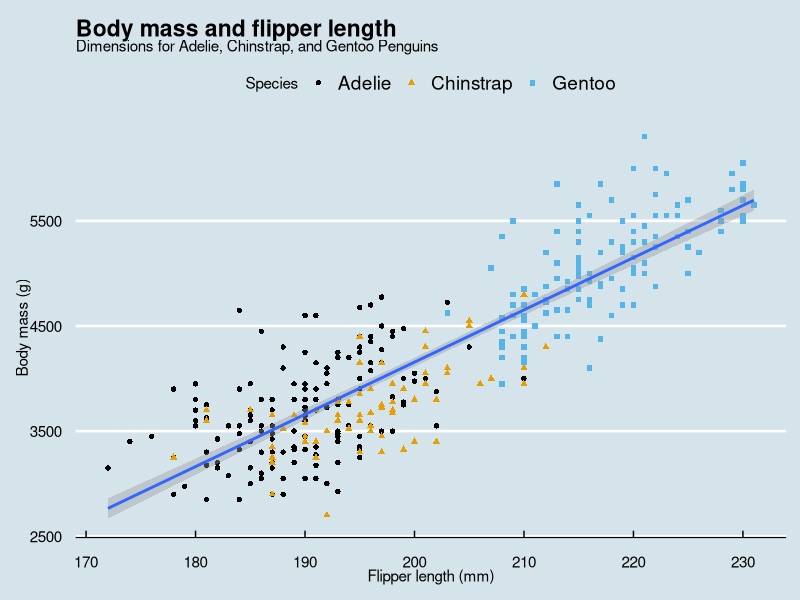
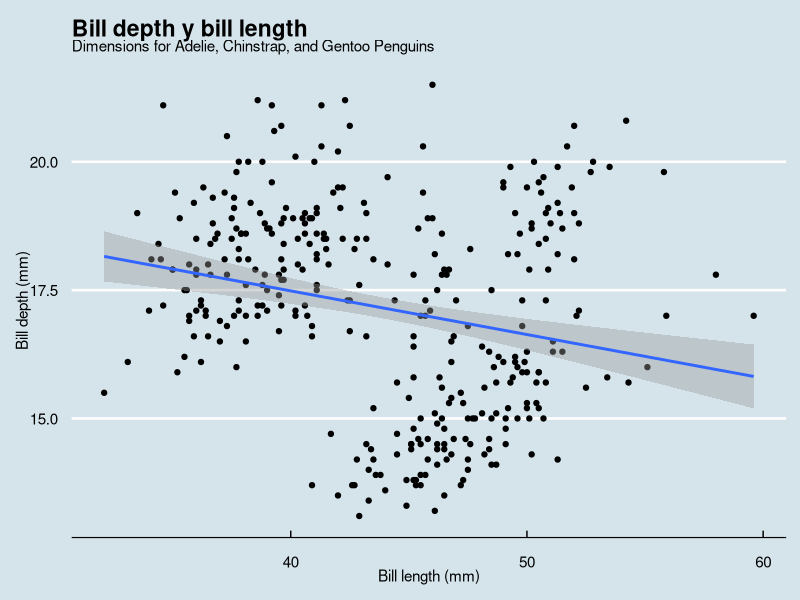
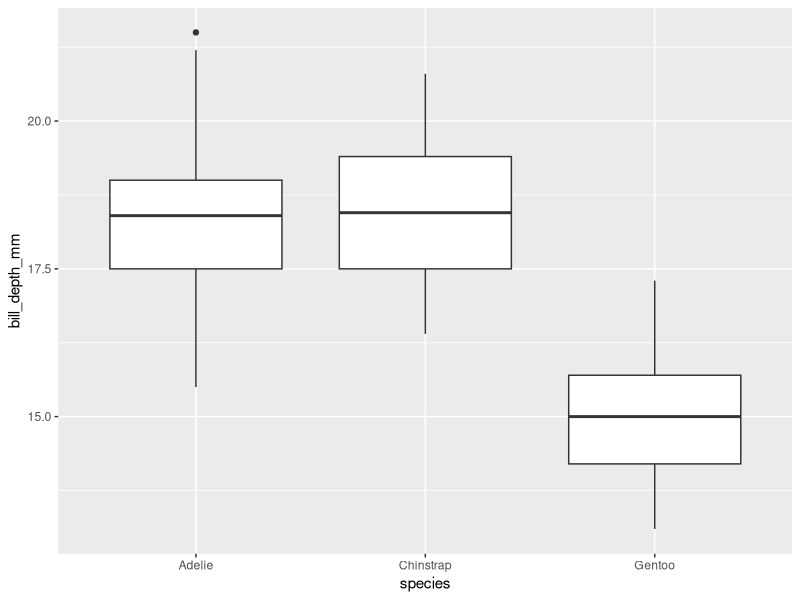

Here is the R script that generated these plots, in order: (Note: this script raises an error after producing the figures.)

# Clase Data Visualization ------------------------------------------------

install.packages("tidyverse") # Tidyverse ayuda a que la curva de aprendizaje de R no sea tan empinada.
library(tidyverse)

install.packages("palmerpenguins") # Palmerpenguins es un dataset de pingüinos que se utiliza para aprender a usar R.
library(palmerpenguins)

install.packages("ggthemes") # ggthemes es un paquete que contiene temas para ggplot2, que es una librería de visualización de datos.
library(ggthemes)

ggplot(
  data = penguins,
  mapping = aes(x = flipper_length_mm, y = body_mass_g) #aes significa aesthetics
) + 
  geom_point(mapping = aes(color = species, shape = species)) + # geom_point es una función que crea un gráfico de dispersión.
  geom_smooth(method = "lm") + # geom_smooth es una función que agrega una línea de tendencia al gráfico.
  theme_economist() + # theme_economist es un tema para ggplot2 que imita el estilo de los gráficos de The Economist.
  labs(
    title = "Body mass and flipper length",
    subtitle = "Dimensions for Adelie, Chinstrap, and Gentoo Penguins",
    x = "Flipper length (mm)", y = "Body mass (g)",
    color = "Species", shape = "Species"
  ) +
  scale_color_colorblind()


# Ejercicios (Tarea 03) ---------------------------------------------------

# 1.2.5 ejercicios Data Visualizations con R First Steps.
# 1) How many rows are in penguins? How many columns?
penguins
# Hay 8 columnas y 344 filas. 

# 2) What does the bill_depth_mm variable in the penguins data frame describe? Read the help for ?penguins to find out.
# Segun la fuente 'help': bill_depth_mm : a number denoting bill depth (millimeters)

# 3) Make a scatterplot of bill_depth_mm vs. bill_length_mm. That is, make a scatterplot with bill_depth_mm on the y-axis 
# and bill_length_mm on the x-axis. Describe the relationship between these two variables.
ggplot(
  data = penguins,
  mapping = aes(x = bill_length_mm, y = bill_depth_mm)
) + 
  geom_point() + 
  geom_smooth(method = "lm") +
  theme_economist() + 
  labs(
    title = "Bill depth y bill length",
    subtitle = "Dimensions for Adelie, Chinstrap, and Gentoo Penguins",
    x = "Bill length (mm)", y = "Bill depth (mm)"
  ) +
  scale_color_colorblind()
# La relacion entre estas variables es negativa, es decir, a medida que aumenta el bill_length_mm, el bill_depth_mm disminuye.
# Sin embargo, el grafico scatterplot está bastante disperso, lo mas probable a simple vista es que no haya una fuerte correlacion.

# 4) What happens if you make a scatterplot of species vs. bill_depth_mm? What might be a better choice of geom?
ggplot(
  data = penguins,
  mapping = aes(x = species, y = bill_depth_mm)
) + 
  geom_boxplot()

#El grafico de puntos no parece ser el mas adecuado, ya que species es categorica, no numerica continua. 
# En su lugar, he optado por realizar un boxplot, para identificar (a ojo) la distribucion de biull_depth_mm de cada grupo de pinguino. 

# 5) Why does the following give an error and how would you fix it?

ggplot(data = penguins) + 
  geom_point()
# El error en la consola explica que no hemos especificado las variables x e y en la "aesthetics" aes. `geom_point()` requires the following missing aesthetics: x and y.


# 6) What does the na.rm argument do in geom_point()? What is the default value of the argument? 
# Create a scatterplot where you successfully use this argument set to TRUE.
ggplot(
  data = penguins,
  mapping = aes(x = flipper_length_mm, y = body_mass_g) #aes significa aesthetics
) + 
  geom_point(mapping = aes(color = species, shape = species), na.rm = TRUE) +
  labs(title = "Data come from the palmerpenguins package.") # Ejercicio 7 

# El argumento na.rm en geom_point() se utiliza para eliminar los valores NA (missing values) del conjunto de datos antes de crear el gráfico. (lo vimos en clase)



# 8) Recreate the following visualization. What aesthetic should bill_depth_mm be mapped to? 
# And should it be mapped at the global level or at the geom level?

ggplot(
  data = penguins,
  mapping = aes(x = flipper_length_mm, y = body_mass_g) #aes significa aesthetics
) + 
  geom_point(mapping = aes(color = bill_depth_mm), na.rm = TRUE)# El color de los puntos se mapea a bill_depth_mm, y se hace a nivel geométrico para que solo afecte a los puntos.
  geom_smooth(method = "loess") + # geom_smooth es una función que agrega una línea de tendencia al gráfico. En este caso, se utiliza el método "loess" para ajustar una curva suave a los datos.
  scale_color_gradient(low = "#132B43", high = "#56B1F7") +
  theme_minimal() 

# Y asi, queda exactamente igual al grafico del libro. :)



# 9) Run this code in your head and predict what the output will look like. Then, run the code in R and check your predictions.
ggplot(
  data = penguins,
  mapping = aes(x = flipper_length_mm, y = body_mass_g, color = island)
) +
  geom_point() +
  geom_smooth(se = FALSE)

# Mi prediccion: se trata de un diagrama de dispersion, donde el eje x sera flipper lenght y el eje y sera la masa corporal del pinguino,
# el color de los pinguinos va a estar divididos en su ubicacion (segun la isla deonde vive, torguensen, biscoe, etc)
# geom smooth agrega una linea de tendencia que segun la fuente, el atributo se agrega una banda de confianza, pero al ponerle false, esta no aparece.(por defecto es true)

# Resultado: El resultado es bastante similar a mi prediccion, mi unico error fue ignorar que iban a haber distintas rectas de regresion para
# cada isla. 

ggplot(
  data = penguins,
  mapping = aes(x = flipper_length_mm, y = body_mass_g)
) +
  geom_point(mapping = aes(color = island)) +
  geom_smooth(se = FALSE)

# Al parecer, la linea de tendencia se vuelve unica cuando la distincion entre pinguinos se hace a nivel geométrico, y no a nivel global.


# 10) Will these two graphs look different? Why/why not?

ggplot(
data = penguins,
mapping = aes(x = flipper_length_mm, y = body_mass_g)
) +
  geom_point() +
  geom_smooth()


ggplot() +
  geom_point(
    data = penguins,
    mapping = aes(x = flipper_length_mm, y = body_mass_g)
  ) +
  geom_smooth(
    data = penguins,
    mapping = aes(x = flipper_length_mm, y = body_mass_g)
  )
# No, ambos gráficos se verán iguales. Solo que uno define las cosas de manera global y el otro dentro de geom.
# Se usan las mismas variables y datos para armar los graficos por eso son los dos iguales. 
